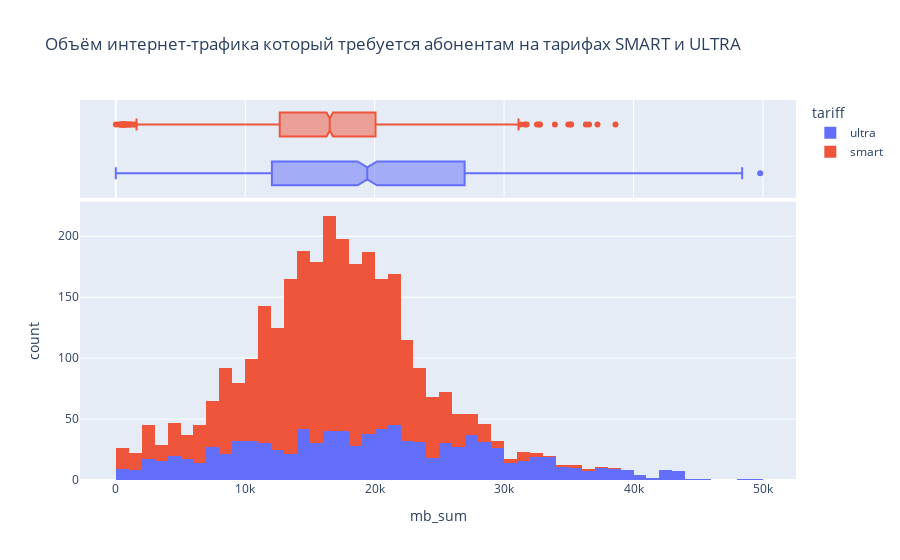

The cell this chart's notebook holds for it:
### Markdown cell above
Пользователям тарифа **SMART** в среднем требуется **16236** Мб интернет-трафика в месяц.  
Дисперсия 3,4*10^7. Стандартное отклонение 5868 Мб.  

Пользователям тарифа **ULTRA** в среднем требуется **19706** Мб интернет-трафика в месяц.    
Дисперсия 9,8*10^7. Стандартное отклонение 9938 Мб.

### Code cell
px.histogram(df, x = 'mb_sum', color = 'tariff', marginal = 'box',
                  title = 'Объём интернет-трафика который требуется абонентам на тарифах SMART и ULTRA')

### Figure 1 — Plotly figure (JSON) as saved in the notebook; plotly's stock layout.template omitted (floating-point values rounded to 4 significant figures; data arrays with more than 128 entries replaced by an {"elided": "..."} marker saying what was removed)
{"data": [{"alignmentgroup": "True", "bingroup": "x", "hovertemplate": "tariff=ultra<br>mb_sum=%{x}<br>count=%{y}<extra></extra>", "legendgroup": "ultra", "marker": {"color": "#636efa", "pattern": {"shape": ""}}, "name": "ultra", "offsetgroup": "ultra", "orientation": "v", "showlegend": true, "type": "histogram", "x": {"elided": "984 int values"}, "xaxis": "x", "yaxis": "y"}, {"alignmentgroup": "True", "hovertemplate": "tariff=ultra<br>mb_sum=%{x}<extra></extra>", "legendgroup": "ultra", "marker": {"color": "#636efa"}, "name": "ultra", "notched": true, "offsetgroup": "ultra", "showlegend": false, "type": "box", "x": {"elided": "984 int values"}, "xaxis": "x2", "yaxis": "y2"}, {"alignmentgroup": "True", "bingroup": "x", "hovertemplate": "tariff=smart<br>mb_sum=%{x}<br>count=%{y}<extra></extra>", "legendgroup": "smart", "marker": {"color": "#EF553B", "pattern": {"shape": ""}}, "name": "smart", "offsetgroup": "smart", "orientation": "v", "showlegend": true, "type": "histogram", "x": {"elided": "2229 int values"}, "xaxis": "x", "yaxis": "y"}, {"alignmentgroup": "True", "hovertemplate": "tariff=smart<br>mb_sum=%{x}<extra></extra>", "legendgroup": "smart", "marker": {"color": "#EF553B"}, "name": "smart", "notched": true, "offsetgroup": "smart", "showlegend": false, "type": "box", "x": {"elided": "2229 int values"}, "xaxis": "x2", "yaxis": "y2"}], "layout": {"barmode": "relative", "legend": {"title": {"text": "tariff"}, "tracegroupgap": 0}, "title": {"text": "Объём интернет-трафика который требуется абонентам на тарифах SMART и ULTRA"}, "xaxis": {"anchor": "y", "domain": [0, 1], "title": {"text": "mb_sum"}}, "xaxis2": {"anchor": "y2", "domain": [0, 1], "matches": "x", "showgrid": true, "showticklabels": false}, "yaxis": {"anchor": "x", "domain": [0, 0.7326], "title": {"text": "count"}}, "yaxis2": {"anchor": "x2", "domain": [0.7426, 1], "matches": "y2", "showgrid": false, "showline": false, "showticklabels": false, "ticks": ""}}}
